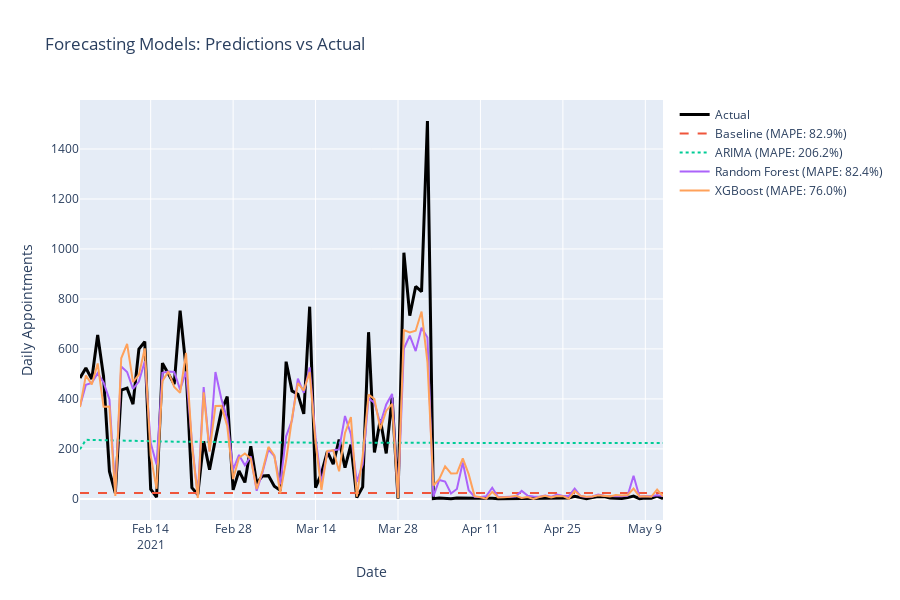

Here is the notebook cell this chart was saved with:
### Code cell
print("="*80)
print("📈 VISUALIZING PREDICTIONS VS ACTUAL")
print("="*80)

# Create visualization
fig = go.Figure()

# Actual values
fig.add_trace(go.Scatter(
    x=ts_test['appointment_date'],
    y=y_test_ts,
    mode='lines',
    name='Actual',
    line=dict(color='black', width=3)
))

# Baseline predictions
fig.add_trace(go.Scatter(
    x=ts_test['appointment_date'],
    y=baseline_predictions,
    mode='lines',
    name=f"Baseline (MAPE: {baseline_metrics['MAPE']:.1f}%)",
    line=dict(dash='dash')
))

# ARIMA predictions
fig.add_trace(go.Scatter(
    x=ts_test['appointment_date'],
    y=arima_forecast.values,
    mode='lines',
    name=f"ARIMA (MAPE: {arima_metrics['MAPE']:.1f}%)",
    line=dict(dash='dot')
))

# Random Forest predictions
fig.add_trace(go.Scatter(
    x=ts_test['appointment_date'],
    y=rf_predictions,
    mode='lines',
    name=f"Random Forest (MAPE: {rf_metrics['MAPE']:.1f}%)",
    line=dict(width=2)
))

# XGBoost predictions
fig.add_trace(go.Scatter(
    x=ts_test['appointment_date'],
    y=xgb_predictions,
    mode='lines',
    name=f"XGBoost (MAPE: {xgb_metrics['MAPE']:.1f}%)",
    line=dict(width=2)
))

fig.update_layout(
    title='Forecasting Models: Predictions vs Actual',
    xaxis_title='Date',
    yaxis_title='Daily Appointments',
    height=600,
    hovermode='x unified'
)

fig.show()

print("\n✅ Visualization complete!")
print("="*80)
